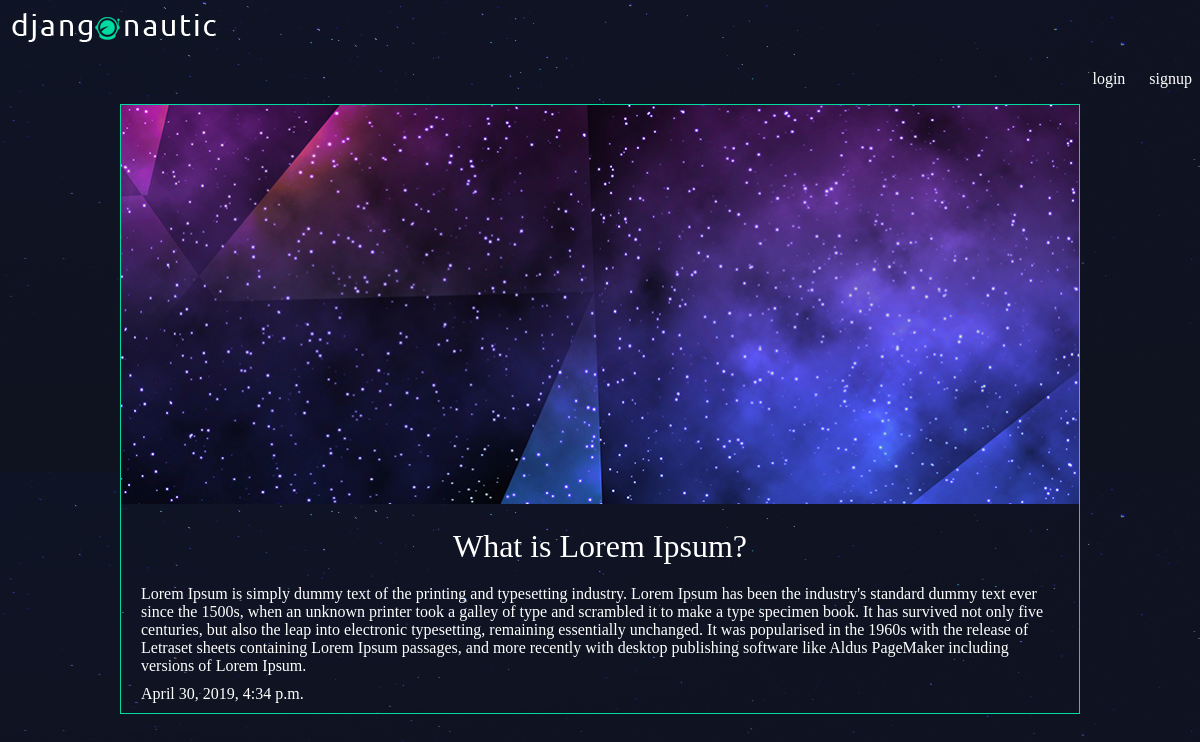
The page /articles/What-is-Lorem-Ipsum/ on the database its author committed.
### articles/models.py (models this page shows, shortened)
class Article(models.Model):
    title = models.CharField(max_length = 100)
    slug = models.SlugField()
    body = models.TextField()
    date = models.DateTimeField(auto_now_add = True)
    thumb = models.ImageField(default='default.png',blank=True)
    author = models.ForeignKey(User, default=None, on_delete=models.CASCADE)

### articles/views.py (the view)
# urls.py: url(r'^(?P<slug>[\w-]+)/$', views.article_detail, name="detail"),
def article_detail(request, slug):
    article = Article.objects.get(slug=slug)
    return render(request, 'articles/article_detail.html', {'article':article})

### articles/templates/articles/article_detail.html
{% extends 'base_layout.html' %}
{% block content %}
<div class="article-detail">
    <div class="article">
        <img src="{{article.thumb.url}}"/>
        <h2> {{article.title}} </h2>
        <p> {{article.body}} </p>
        <p> {{article.date}} </p>
    </div>
</div>
{% endblock %}

### assets/styles.css (style rules this page uses)
body { background-color: #0f121f; background-image: url(/static/stars.png); background-repeat-y: no-repeat; color: #fff; }
body * { font-family: Ubuntu; }
h1, h2, h3, h4, h5 { font-weight: normal; margin: 0; }
.article { padding: 10px; border: 1px solid #00dba0; position: relative; padding-bottom: 40px; }
.article h2 { font-size: 1.2em; }
.article-detail .article { padding: 0; }
.article-detail .article img { max-width: 100%; }
.article-detail .article h2 { text-align: center; margin: 20px auto; font-size: 2em }
.article-detail .article p { margin: 10px 20px }

### rows shown on the page
Article: thumb (picture), title "What is Lorem Ipsum?", body "Lorem Ipsum is simply dummy text of the printing and typesetting industry. Lorem Ipsum has been the industry's standard dummy text ever since the 1500s, when an unknown printer took a galley of type and scrambled it to make a type specimen book. It has survived not only five centuries, but also the leap into electronic typesetting, remaining essentially unchanged. It was popularised in the 1960s with the release of Letraset sheets containing Lorem Ipsum passages, and more recently with desktop publishing software like Aldus PageMaker including versions of Lorem Ipsum.", date "April 30, 2019, 4:34 p.m."
